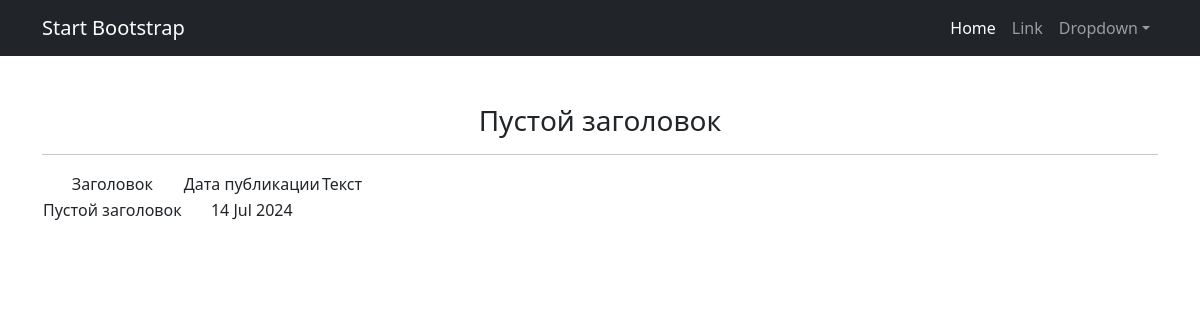
Before: /news/3 with the older database file.
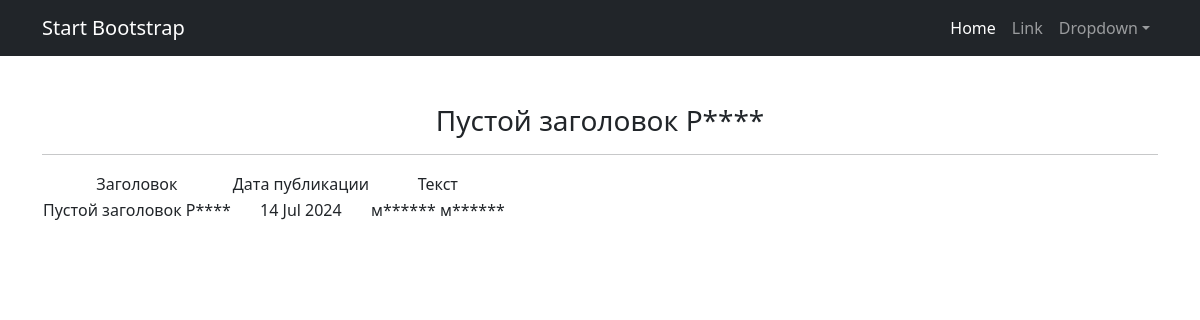
After: the same page with the newer database file.
### news/models.py (models this page shows, shortened)
class Post (models.Model):
    author = models.ForeignKey('Author', on_delete=models.CASCADE)
    type = models.CharField(choices={'news': 'Новость',
                                     'post': 'Статья'}, max_length=9)
    date_birth = models.DateTimeField(auto_now_add=True)
    categories = models.ManyToManyField(Category)
    article = models.CharField(default='Пустой заголовок', max_length=100)
    text = models.TextField(max_length=1000)
    rating = models.IntegerField(default=0)

### news/views.py (the view)
# urls.py: path('<int:pk>', NewsDetail.as_view()),
class NewsDetail(DetailView):
    model = Post
    template_name = 'post.html'
    context_object_name = 'post'

### news/templatetags/custom_filters.py (called while the page is built)
@register.filter()
def censor(text):
    if not isinstance(text, str):
        raise ValueError("Принимаем только строки")
    profanity_list = ['мурлыка', 'Редис', 'куча']
    for word in profanity_list:
        text = re.sub(r'\b{}\b'.format(word),word[0] + '*' * (len(word)-1), text, flags=re.IGNORECASE)
    return text

### templates/post.html (shortened to what this page needs)
{% extends 'flatpages/default.html' %}
{% load custom_filters %}
{% block content %}
    <h3>{{post.article|censor}}</h3>
    <hr>
    {% if post %}
        <table>
            <tr>
                <td>Заголовок</td>
                <td>Дата публикации</td>
                <td>Текст</td>
            </tr>
            <tr>
                <td>{{ post.article|censor }}</td>
                <td>{{ post.date_birth|date:'d M Y' }}</td>
                <td>{{ post.text|censor }}</td>
            </tr>
        </table>
    {% else %}
        <h2>Новостей нет!</h2>
    {% endif %}
{% endblock content %}

Changed rows visible on the page:
changed Post: article|censor "Пустой заголовок" → "Пустой заголовок Р****"; text|censor (not shown) → "м****** м******"
